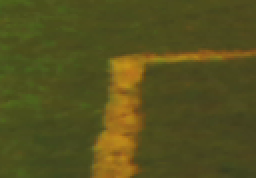
//> input picture img1.png, 128 x 89 px (shown 2 times larger)
$ ./lines-detector_v5 img1.png   (built with g++ and OpenCV 4)
//> lines starting //> are read from the running program, lines starting //| are printed output that depends on the picture; after the words box and inside, x2 and y2 are one past the last pixel; in counts of white or black regions, pixels touching at a corner belong together
#include "opencv2/highgui/highgui.hpp"
#include "opencv2/imgproc/imgproc.hpp"
//#include "opencv2/imgcodecs/imgcodecs.hpp"
#include <iostream>
#include <stdio.h>
#include <stdlib.h>

using namespace cv;
using namespace std;

int lowThreshold=69; //27
int const max_lowThreshold = 100;
int hightThreshold=70; //63
int const min_hightThreshold = 100;

int low_h=30;
int low_s=183; //186
int low_v=0;
int const max_low_h = 360;
int const max_low_s = 360;
int const max_low_v = 360;
int hight_h=61; //96
int hight_s=360;
int hight_v=210;
int const min_hight_h = 360;
int const min_hight_s = 360;
int const min_hight_v = 360;

const char* window_name = "hello there";

Mat src, HSV;

//  https://www.codepool.biz/opencv-line-detection.html
//  https://scholar.google.fr/scholar?q=opencv+intersection+detection&hl=fr&as_sdt=0&as_vis=1&oi=scholart
//  https://github.com/VAUTPL/Detecting-lines
//  https://docs.opencv.org/2.4/doc/tutorials/imgproc/imgtrans/canny_detector/canny_detector.html
//  https://www.learnopencv.com/color-spaces-in-opencv-cpp-python/

//////////////////////////////////////////////////////////////////////////////////////////////////////////////

Mat Erosion( Mat image_input ,int erosion_size )
{
  Mat image_output;
  int erosion_type = 0;
  int erosion_elem = 2;

  if( erosion_elem == 0 ){ erosion_type = MORPH_RECT; }
  else if( erosion_elem == 1 ){ erosion_type = MORPH_CROSS; }
  else if( erosion_elem == 2) { erosion_type = MORPH_ELLIPSE; }

  //![kernel]
  Mat element = getStructuringElement( erosion_type,
                       Size( 2*erosion_size + 1, 2*erosion_size+1 ),
                       Point( erosion_size, erosion_size ) );
  //![kernel]

  /// Apply the erosion operation
  erode( image_input, image_output, element );
  //imshow( "Erosion_Demo", image_output );
  return (image_output);
}


Mat Dilation( Mat image_input ,int dilation_size )
{
  Mat image_output;
  int dilation_type = 0;
  int dilation_elem = 2;

  if( dilation_elem == 0 ){ dilation_type = MORPH_RECT; }
  else if( dilation_elem == 1 ){ dilation_type = MORPH_CROSS; }
  else if( dilation_elem == 2) { dilation_type = MORPH_ELLIPSE; }

  Mat element = getStructuringElement( dilation_type,
                       Size( 2*dilation_size + 1, 2*dilation_size+1 ),
                       Point( dilation_size, dilation_size ) );

  /// Apply the dilation operation
  dilate( image_input, image_output, element );
  //imshow( "Dilation_Demo", image_output );
  return (image_output);
}
//////////////////////////////////////////////////////////////////////////////////////////////////////////////
void DetectLines( )
{

    vector<Mat> hsv_planes;
    split(HSV, hsv_planes);
    Mat h = hsv_planes[0]; // H channel
    Mat s = hsv_planes[1]; // S channel
    Mat v = hsv_planes[2]; // V channel

    Scalar hsv_upper_l(low_h,low_s,low_v); //30,90,30
    Scalar hsv_upper_h(hight_h,hight_s,hight_v);  //100,180,200
    Mat green_hue_upper;
    inRange(HSV, hsv_upper_l, hsv_upper_h, green_hue_upper);

    Mat whole_green_hue = green_hue_upper;

    //imshow("outpute", whole_green_hue);
    src=whole_green_hue.clone();
    //--------------------------------------------------------------------------
    Mat cdst;


    cvtColor(src, cdst, COLOR_GRAY2BGR);
    imwrite( "../apres_hsv.png", cdst );

    int nb_dillations_erosions = 2;
    for( int k=0; k < nb_dillations_erosions ;k++){
      src = Dilation( src ,4 );
    }
    for( int kk=0; kk<nb_dillations_erosions ;kk++){
      src = Erosion( src ,4 );
    }
    imwrite( "../apres_erosion.png", src );

    //--------------------------------------------------------------------------

    Canny(src, src, 50, 200, 3);

    int rows=cdst.rows;
    int cols=cdst.cols;
    Mat image_lignes_rouge(rows,cols,CV_8UC1,Scalar(0,0,0));
    cvtColor(image_lignes_rouge, image_lignes_rouge, COLOR_GRAY2BGR);

    ////////////////////////////////////////////////////////////////////////////////////////
    // Standard Hough Line Transform
    vector<Vec2f> linesss; // will hold the results of the detection
    HoughLines(src, linesss, 1, CV_PI/180, lowThreshold, hightThreshold, 10 ); // runs the actual detection


    // Draw the lines
    for( size_t i = 0; i < linesss.size(); i++ ){
      float rho = linesss[i][0], theta = linesss[i][1];
      Point pt1, pt2;
      double a = cos(theta), b = sin(theta);
      double x0 = a*rho, y0 = b*rho;
      pt1.x = cvRound(x0 + 1000*(-b));
      pt1.y = cvRound(y0 + 1000*(a));
      pt2.x = cvRound(x0 - 1000*(-b));
      pt2.y = cvRound(y0 - 1000*(a));
      line( cdst, pt1, pt2, Scalar(0,0,255), 3, 2); //LINE_AA
    }
    ////////////////////////////////////////////////////////////////////////////////////////

    imshow("sourceName", src);
    imshow("houghtlines", cdst);
    //imshow(destName, cdst);
    cvtColor(image_lignes_rouge, image_lignes_rouge, COLOR_BGR2GRAY);

}


void DetectLines_demo( int, void* )
{
  DetectLines();
}

void usage (const char *s)
{
  std::cerr<<"Usage: "<<s<<" imsname1 \n"<<std::endl;
  exit(EXIT_FAILURE);
}

#define param 1

int main(int argc, char** argv)
{
    //char* window_name ="hellothere";
    if(argc != (param+1))
      usage(argv[0]);

    src = imread(argv[1], CV_LOAD_IMAGE_COLOR);  //ou 0
//> src is the input picture: 89 rows x 128 cols, CV_8UC3; mean B, G, R 29.6, 80.2, 84

    // Create a new matrix to hold the HSV image
    //Mat HSV;
    // convert RGB image to HSV
    cvtColor(src, HSV, CV_BGR2HSV);
//> HSV: 89 rows x 128 cols, CV_8UC3; mean H, S, V 29.5, 162.6, 86.4

    namedWindow( window_name, CV_WINDOW_AUTOSIZE );
    /// TRACKBARS HSV
    createTrackbar( "H_min", window_name, &low_h, max_low_h, DetectLines_demo );
    createTrackbar( "H_max", window_name, &hight_h, min_hight_h, DetectLines_demo );

    createTrackbar( "S_min", window_name, &low_s, max_low_s, DetectLines_demo );
    createTrackbar( "S_max", window_name, &hight_s, min_hight_s, DetectLines_demo );

    createTrackbar( "V_min", window_name, &low_v, max_low_v, DetectLines_demo );
    createTrackbar( "V_max", window_name, &hight_v, min_hight_v, DetectLines_demo );

    //  TRACKBARS OUF_LINES
    createTrackbar( "Min Threshold:", window_name, &lowThreshold, max_lowThreshold, DetectLines_demo );
    createTrackbar( "Max Threshold:", window_name, &hightThreshold, min_hightThreshold, DetectLines_demo );


    DetectLines_demo(0,0);
//> in DetectLines, `split(HSV, hsv_planes);`:
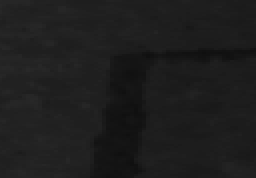
//> hsv_planes[0]: 89 rows x 128 cols, CV_8UC1 (shown 2 times larger); min 15, max 40, mean 29.5
//> in DetectLines, `split(HSV, hsv_planes);`:
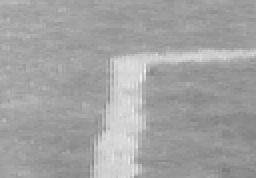
//> hsv_planes[1]: 89 rows x 128 cols, CV_8UC1 (shown 2 times larger); min 119, max 240, mean 162.6
//> in DetectLines, `split(HSV, hsv_planes);`:
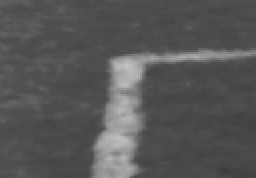
//> hsv_planes[2]: 89 rows x 128 cols, CV_8UC1 (shown 2 times larger); min 59, max 194, mean 86.4
//> in DetectLines, `inRange(HSV, hsv_upper_l, hsv_upper_h, green_hue_upper);`:
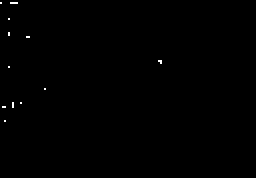
//> green_hue_upper: 89 rows x 128 cols, CV_8UC1 (shown 2 times larger); 0.19% white in thin lines or dots, all inside (x1, y1, x2, y2) = (0, 1, 81, 61)
//> the loop in DetectLines, `for( int k=0; k < nb_dillations_erosions ;k++)` made 2 passes
//> pass 1, in Dilation, `dilate( image_input, image_output, element );`:
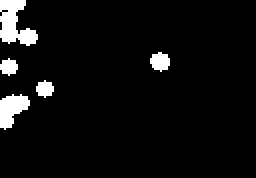
//> image_output: 89 rows x 128 cols, CV_8UC1 (shown 2 times larger); 5.3% white; 5 white regions, box (x1, y1, x2, y2) and area: (0, 0, 19, 23) 255, (0, 47, 15, 65) 167, (75, 26, 85, 36) 73, (0, 29, 9, 38) 57, (18, 40, 27, 49) 57
//> the loop in DetectLines, `for( int kk=0; kk<nb_dillations_erosions ;kk++)` made 2 passes
//> pass 1, in Erosion, `erode( image_input, image_output, element );`:
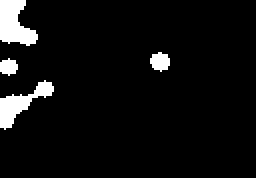
//> image_output: 89 rows x 128 cols, CV_8UC1 (shown 2 times larger); 5.8% white; 4 white regions, box (x1, y1, x2, y2) and area: (0, 0, 19, 23) 287, (0, 40, 27, 65) 244, (75, 26, 85, 36) 73, (0, 29, 9, 38) 59
//> in DetectLines, `Canny(src, src, 50, 200, 3);`:
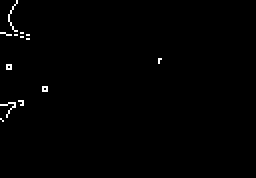
//> src: 89 rows x 128 cols, CV_8UC1 (shown 2 times larger); 0.68% white in thin lines or dots, all inside (x1, y1, x2, y2) = (0, 0, 81, 61)
//> in DetectLines, `HoughLines(src, linesss, 1, CV_PI/180, lowThreshold, hightThreshold, 1..`: linesss = empty

    waitKey();

    return 0;
}

$ run again, on img3.png
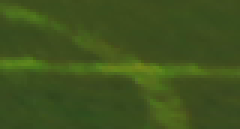
//> input picture img3.png, 80 x 43 px (shown 3 times larger)
//> src is the input picture: 43 rows x 80 cols, CV_8UC3; mean B, G, R 29.8, 82.6, 63.2
//> HSV: 43 rows x 80 cols, CV_8UC3; mean H, S, V 41.1, 161.2, 82.6
//> in DetectLines, `inRange(HSV, hsv_upper_l, hsv_upper_h, green_hue_upper);`:
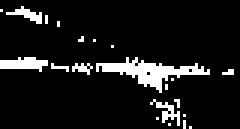
//> green_hue_upper: 43 rows x 80 cols, CV_8UC1 (shown 3 times larger); 9.4% white; 21 white regions (17 under 20 px), largest, box (x1, y1, x2, y2) and area: (32, 19, 70, 31) 159, (0, 19, 16, 24) 52, (50, 33, 60, 42) 30, (2, 2, 14, 8) 29
//> in DetectLines, `Canny(src, src, 50, 200, 3);`:
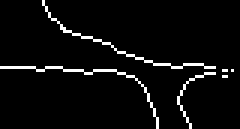
//> src: 43 rows x 80 cols, CV_8UC1 (shown 3 times larger); 4.5% white in thin lines or dots
//> linesss = empty

$ run again, on img4.png
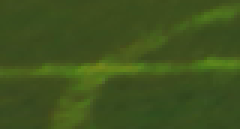
//> input picture img4.png, 80 x 43 px (shown 3 times larger)
//> src is the input picture: 43 rows x 80 cols, CV_8UC3; mean B, G, R 29.8, 82.6, 63.2
//> HSV: 43 rows x 80 cols, CV_8UC3; mean H, S, V 41.1, 161.2, 82.6
//> in DetectLines, `inRange(HSV, hsv_upper_l, hsv_upper_h, green_hue_upper);`:
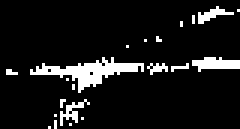
//> green_hue_upper: 43 rows x 80 cols, CV_8UC1 (shown 3 times larger); 9.4% white; 21 white regions (17 under 20 px), largest, box (x1, y1, x2, y2) and area: (10, 19, 48, 31) 159, (64, 19, 80, 24) 52, (20, 33, 30, 42) 30, (66, 2, 78, 8) 29
//> in DetectLines, `Canny(src, src, 50, 200, 3);`:
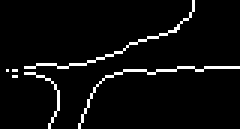
//> src: 43 rows x 80 cols, CV_8UC1 (shown 3 times larger); 4.5% white in thin lines or dots
//> linesss = empty

$ run again, on img5.png
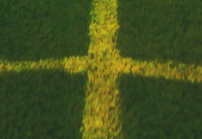
//> input picture img5.png, 202 x 139 px
//> src is the input picture: 139 rows x 202 cols, CV_8UC3; mean B, G, R 30.2, 80.3, 66.9
//> HSV: 139 rows x 202 cols, CV_8UC3; mean H, S, V 42.3, 150.9, 82.2
//> green_hue_upper: 139 rows x 202 cols, CV_8UC1; 6.1% white; 114 white regions (100 under 20 px), largest, box (x1, y1, x2, y2) and area: (86, 0, 116, 49) 525, (38, 56, 66, 69) 155, (80, 126, 96, 139) 86
//> in DetectLines, `Canny(src, src, 50, 200, 3);`:
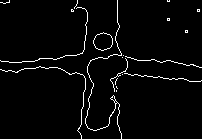
//> src: 139 rows x 202 cols, CV_8UC1; 3.1% white in thin lines or dots
//> linesss = empty
